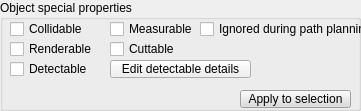
  <widget class="QGroupBox" name="groupBox_4">
   <property name="geometry">
    <rect>
     <x>10</x>
     <y>220</y>
     <width>361</width>
     <height>111</height>
    </rect>
   </property>
   <property name="title">
    <string>Object special properties</string>
   </property>
   <property name="flat">
    <bool>true</bool>
   </property>
   <widget class="QCheckBox" name="qqCollidable">
    <property name="geometry">
     <rect>
      <x>10</x>
      <y>20</y>
      <width>101</width>
      <height>18</height>
     </rect>
    </property>
    <property name="focusPolicy">
     <enum>Qt::StrongFocus</enum>
    </property>
    <property name="text">
     <string>Collidable</string>
    </property>
   </widget>
   <widget class="QCheckBox" name="qqMeasurable">
    <property name="geometry">
     <rect>
      <x>110</x>
      <y>20</y>
      <width>91</width>
      <height>18</height>
     </rect>
    </property>
    <property name="focusPolicy">
     <enum>Qt::StrongFocus</enum>
    </property>
    <property name="text">
     <string>Measurable</string>
    </property>
   </widget>
   <widget class="QCheckBox" name="qqPathPlanningIgnored">
    <property name="geometry">
     <rect>
      <x>200</x>
      <y>20</y>
      <width>171</width>
      <height>18</height>
     </rect>
    </property>
    <property name="focusPolicy">
     <enum>Qt::StrongFocus</enum>
    </property>
    <property name="text">
     <string>Ignored during path planning</string>
    </property>
   </widget>
   <widget class="QCheckBox" name="qqRenderable">
    <property name="geometry">
     <rect>
      <x>10</x>
      <y>40</y>
      <width>101</width>
      <height>18</height>
     </rect>
    </property>
    <property name="focusPolicy">
     <enum>Qt::StrongFocus</enum>
    </property>
    <property name="text">
     <string>Renderable</string>
    </property>
   </widget>
   <widget class="QCheckBox" name="qqCuttable">
    <property name="geometry">
     <rect>
      <x>110</x>
      <y>40</y>
      <width>261</width>
      <height>18</height>
     </rect>
    </property>
    <property name="focusPolicy">
     <enum>Qt::StrongFocus</enum>
    </property>
    <property name="text">
     <string>Cuttable</string>
    </property>
   </widget>
   <widget class="QCheckBox" name="qqDetectable">
    <property name="geometry">
     <rect>
      <x>10</x>
      <y>60</y>
      <width>101</width>
      <height>18</height>
     </rect>
    </property>
    <property name="focusPolicy">
     <enum>Qt::StrongFocus</enum>
    </property>
    <property name="text">
     <string>Detectable</string>
    </property>
    <property name="tristate">
     <bool>true</bool>
    </property>
   </widget>
   <widget class="QToolButton" name="qqEditDetectableDetails">
    <property name="geometry">
     <rect>
      <x>110</x>
      <y>60</y>
      <width>141</width>
      <height>18</height>
     </rect>
    </property>
    <property name="focusPolicy">
     <enum>Qt::StrongFocus</enum>
    </property>
    <property name="text">
     <string>Edit detectable details</string>
    </property>
   </widget>
   <widget class="QToolButton" name="qqApplySpecialProperties">
    <property name="geometry">
     <rect>
      <x>240</x>
      <y>90</y>
      <width>111</width>
      <height>18</height>
     </rect>
    </property>
    <property name="palette">
     <palette>
      <active>
       <colorrole role="WindowText">
        <brush brushstyle="SolidPattern">
         <color alpha="255">
          <red>0</red>
          <green>0</green>
          <blue>0</blue>
         </color>
        </brush>
       </colorrole>
       <colorrole role="Button">
        <brush brushstyle="SolidPattern">
         <color alpha="255">
          <red>220</red>
          <green>220</green>
          <blue>220</blue>
         </color>
        </brush>
       </colorrole>
       <colorrole role="Light">
        <brush brushstyle="SolidPattern">
         <color alpha="255">
          <red>255</red>
          <green>255</green>
          <blue>255</blue>
         </color>
        </brush>
       </colorrole>
       <colorrole role="Midlight">
        <brush brushstyle="SolidPattern">
         <color alpha="255">
          <red>237</red>
          <green>237</green>
          <blue>237</blue>
         </color>
        </brush>
       </colorrole>
       <colorrole role="Dark">
        <brush brushstyle="SolidPattern">
         <color alpha="255">
          <red>110</red>
          <green>110</green>
          <blue>110</blue>
         </color>
        </brush>
       </colorrole>
       <colorrole role="Mid">
        <brush brushstyle="SolidPattern">
         <color alpha="255">
          <red>147</red>
          <green>147</green>
          <blue>147</blue>
         </color>
        </brush>
       </colorrole>
       <colorrole role="Text">
        <brush brushstyle="SolidPattern">
         <color alpha="255">
          <red>0</red>
          <green>0</green>
          <blue>0</blue>
         </color>
        </brush>
       </colorrole>
       <colorrole role="BrightText">
        <brush brushstyle="SolidPattern">
         <color alpha="255">
          <red>255</red>
          <green>255</green>
          <blue>255</blue>
         </color>
        </brush>
       </colorrole>
       <colorrole role="ButtonText">
        <brush brushstyle="SolidPattern">
         <color alpha="255">
          <red>0</red>
          <green>0</green>
          <blue>0</blue>
         </color>
        </brush>
       </colorrole>
       <colorrole role="Base">
        <brush brushstyle="SolidPattern">
         <color alpha="255">
          <red>255</red>
          <green>255</green>
          <blue>255</blue>
         </color>
        </brush>
       </colorrole>
       <colorrole role="Window">
        <brush brushstyle="SolidPattern">
         <color alpha="255">
          <red>220</red>
          <green>220</green>
          <blue>220</blue>
         </color>
        </brush>
       </colorrole>
       <colorrole role="Shadow">
        <brush brushstyle="SolidPattern">
         <color alpha="255">
          <red>0</red>
          <green>0</green>
          <blue>0</blue>
         </color>
        </brush>
       </colorrole>
       <colorrole role="AlternateBase">
        <brush brushstyle="SolidPattern">
         <color alpha="255">
          <red>237</red>
          <green>237</green>
          <blue>237</blue>
         </color>
        </brush>
       </colorrole>
       <colorrole role="ToolTipBase">
        <brush brushstyle="SolidPattern">
         <color alpha="255">
          <red>255</red>
          <green>255</green>
          <blue>220</blue>
         </color>
        </brush>
       </colorrole>
       <colorrole role="ToolTipText">
        <brush brushstyle="SolidPattern">
         <color alpha="255">
          <red>0</red>
          <green>0</green>
          <blue>0</blue>
         </color>
        </brush>
       </colorrole>
      </active>
      <inactive>
       <colorrole role="WindowText">
        <brush brushstyle="SolidPattern">
         <color alpha="255">
          <red>0</red>
          <green>0</green>
          <blue>0</blue>
         </color>
        </brush>
       </colorrole>
       <colorrole role="Button">
        <brush brushstyle="SolidPattern">
         <color alpha="255">
          <red>220</red>
          <green>220</green>
          <blue>220</blue>
         </color>
        </brush>
       </colorrole>
       <colorrole role="Light">
        <brush brushstyle="SolidPattern">
         <color alpha="255">
          <red>255</red>
          <green>255</green>
          <blue>255</blue>
         </color>
        </brush>
       </colorrole>
       <colorrole role="Midlight">
        <brush brushstyle="SolidPattern">
         <color alpha="255">
          <red>237</red>
          <green>237</green>
          <blue>237</blue>
         </color>
        </brush>
       </colorrole>
       <colorrole role="Dark">
        <brush brushstyle="SolidPattern">
         <color alpha="255">
          <red>110</red>
          <green>110</green>
          <blue>110</blue>
         </color>
        </brush>
       </colorrole>
       <colorrole role="Mid">
        <brush brushstyle="SolidPattern">
         <color alpha="255">
          <red>147</red>
          <green>147</green>
          <blue>147</blue>
         </color>
        </brush>
       </colorrole>
       <colorrole role="Text">
        <brush brushstyle="SolidPattern">
         <color alpha="255">
          <red>0</red>
          <green>0</green>
          <blue>0</blue>
         </color>
        </brush>
       </colorrole>
       <colorrole role="BrightText">
        <brush brushstyle="SolidPattern">
         <color alpha="255">
          <red>255</red>
          <green>255</green>
          <blue>255</blue>
         </color>
        </brush>
       </colorrole>
       <colorrole role="ButtonText">
        <brush brushstyle="SolidPattern">
         <color alpha="255">
          <red>0</red>
          <green>0</green>
          <blue>0</blue>
         </color>
        </brush>
       </colorrole>
       <colorrole role="Base">
        <brush brushstyle="SolidPattern">
         <color alpha="255">
          <red>255</red>
          <green>255</green>
          <blue>255</blue>
         </color>
        </brush>
       </colorrole>
       <colorrole role="Window">
        <brush brushstyle="SolidPattern">
         <color alpha="255">
          <red>220</red>
          <green>220</green>
          <blue>220</blue>
         </color>
        </brush>
       </colorrole>
       <colorrole role="Shadow">
        <brush brushstyle="SolidPattern">
         <color alpha="255">
          <red>0</red>
          <green>0</green>
          <blue>0</blue>
         </color>
        </brush>
       </colorrole>
       <colorrole role="AlternateBase">
        <brush brushstyle="SolidPattern">
         <color alpha="255">
          <red>237</red>
          <green>237</green>
          <blue>237</blue>
         </color>
        </brush>
       </colorrole>
       <colorrole role="ToolTipBase">
        <brush brushstyle="SolidPattern">
         <color alpha="255">
          <red>255</red>
          <green>255</green>
          <blue>220</blue>
         </color>
        </brush>
       </colorrole>
       <colorrole role="ToolTipText">
        <brush brushstyle="SolidPattern">
         <color alpha="255">
          <red>0</red>
          <green>0</green>
          <blue>0</blue>
         </color>
        </brush>
       </colorrole>
      </inactive>
      <disabled>
       <colorrole role="WindowText">
        <brush brushstyle="SolidPattern">
         <color alpha="255">
          <red>110</red>
          <green>110</green>
          <blue>110</blue>
         </color>
        </brush>
       </colorrole>
       <colorrole role="Button">
        <brush brushstyle="SolidPattern">
         <color alpha="255">
          <red>220</red>
          <green>220</green>
          <blue>220</blue>
         </color>
        </brush>
       </colorrole>
       <colorrole role="Light">
        <brush brushstyle="SolidPattern">
         <color alpha="255">
          <red>255</red>
          <green>255</green>
          <blue>255</blue>
         </color>
        </brush>
       </colorrole>
       <colorrole role="Midlight">
        <brush brushstyle="SolidPattern">
         <color alpha="255">
          <red>237</red>
          <green>237</green>
          <blue>237</blue>
         </color>
        </brush>
       </colorrole>
       <colorrole role="Dark">
        <brush brushstyle="SolidPattern">
         <color alpha="255">
          <red>110</red>
          <green>110</green>
          <blue>110</blue>
         </color>
        </brush>
       </colorrole>
       <colorrole role="Mid">
        <brush brushstyle="SolidPattern">
         <color alpha="255">
          <red>147</red>
          <green>147</green>
          <blue>147</blue>
         </color>
        </brush>
       </colorrole>
       <colorrole role="Text">
        <brush brushstyle="SolidPattern">
         <color alpha="255">
          <red>110</red>
          <green>110</green>
          <blue>110</blue>
         </color>
        </brush>
       </colorrole>
       <colorrole role="BrightText">
        <brush brushstyle="SolidPattern">
         <color alpha="255">
          <red>255</red>
          <green>255</green>
          <blue>255</blue>
         </color>
        </brush>
       </colorrole>
       <colorrole role="ButtonText">
        <brush brushstyle="SolidPattern">
         <color alpha="255">
          <red>110</red>
          <green>110</green>
          <blue>110</blue>
         </color>
        </brush>
       </colorrole>
       <colorrole role="Base">
        <brush brushstyle="SolidPattern">
         <color alpha="255">
          <red>220</red>
          <green>220</green>
          <blue>220</blue>
         </color>
        </brush>
       </colorrole>
       <colorrole role="Window">
        <brush brushstyle="SolidPattern">
         <color alpha="255">
          <red>220</red>
          <green>220</green>
          <blue>220</blue>
         </color>
        </brush>
       </colorrole>
       <colorrole role="Shadow">
        <brush brushstyle="SolidPattern">
         <color alpha="255">
          <red>0</red>
          <green>0</green>
          <blue>0</blue>
         </color>
        </brush>
       </colorrole>
       <colorrole role="AlternateBase">
        <brush brushstyle="SolidPattern">
         <color alpha="255">
          <red>220</red>
          <green>220</green>
          <blue>220</blue>
         </color>
        </brush>
       </colorrole>
       <colorrole role="ToolTipBase">
        <brush brushstyle="SolidPattern">
         <color alpha="255">
          <red>255</red>
          <green>255</green>
          <blue>220</blue>
         </color>
        </brush>
       </colorrole>
       <colorrole role="ToolTipText">
        <brush brushstyle="SolidPattern">
         <color alpha="255">
          <red>0</red>
          <green>0</green>
          <blue>0</blue>
         </color>
        </brush>
       </colorrole>
      </disabled>
     </palette>
    </property>
    <property name="focusPolicy">
     <enum>Qt::StrongFocus</enum>
    </property>
    <property name="autoFillBackground">
     <bool>false</bool>
    </property>
    <property name="text">
     <string>Apply to selection</string>
    </property>
   </widget>
  </widget>
